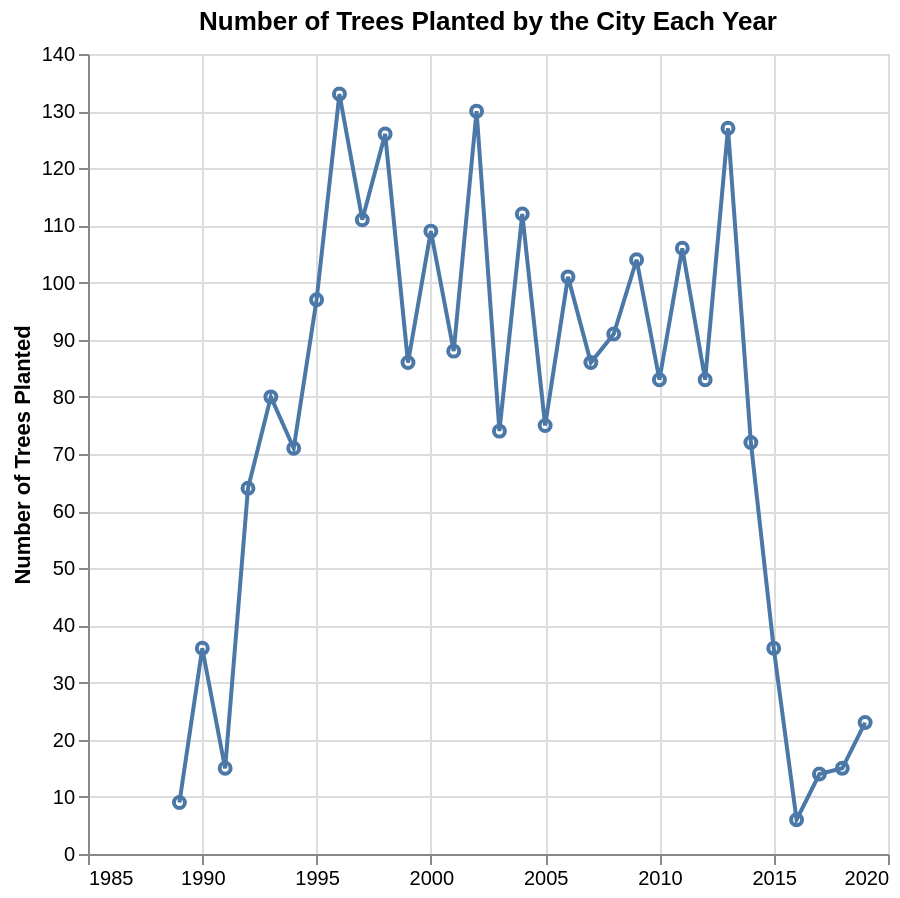

Source (notebook cell):
### Markdown cell above
### Q4. Does the city plant a consistent number of trees over the years?

To answer this question, a timeline line chart indicating the year and the number of trees planted is most likely the best visualization.  A tooltip is created to show the Year and the number of trees planted for easier reference.  

To get a better sense of the data distribution, we will filter out the trees where the date was unknown and imputed with a date of 1980.

### Code cell
# Create the line chart.  No need to include the Year x-axis title.

tree_plant_line_chart = alt.Chart(van_trees_df[van_trees_df['Year'] > 1980]).mark_line().encode(
    alt.X('Year', title=None, axis=alt.Axis(format='d')),
    alt.Y('count()', title='Number of Trees Planted')
).properties(height=400, width=400, title='Number of Trees Planted by the City Each Year')

# Add a point for each year to better illustrate the trend.

tree_plant_line_points_chart = tree_plant_line_chart + tree_plant_line_chart.mark_point().encode(tooltip=['Year', 'count()'])

tree_plant_line_points_chart

### Figure 1 — Vega-Lite specification as saved in the notebook (floating-point values rounded to 4 significant figures; data arrays with more than 128 entries replaced by an {"elided": "..."} marker saying what was removed)
{"config": {"view": {"continuousWidth": 400, "continuousHeight": 300}}, "layer": [{"mark": "line", "encoding": {"x": {"type": "quantitative", "axis": {"format": "d"}, "field": "Year", "title": null}, "y": {"type": "quantitative", "aggregate": "count", "title": "Number of Trees Planted"}}, "height": 400, "title": "Number of Trees Planted by the City Each Year", "width": 400}, {"mark": "point", "encoding": {"tooltip": [{"type": "quantitative", "field": "Year"}, {"type": "quantitative", "aggregate": "count"}], "x": {"type": "quantitative", "axis": {"format": "d"}, "field": "Year", "title": null}, "y": {"type": "quantitative", "aggregate": "count", "title": "Number of Trees Planted"}}, "height": 400, "title": "Number of Trees Planted by the City Each Year", "width": 400}], "data": {"name": "data-80789a5d58ecb03361ba8ac9c449f75d"}, "$schema": "https://vega.github.io/schema/vega-lite/v4.8.1.json", "datasets": {"data-80789a5d58ecb03361ba8ac9c449f75d": {"elided": "2363 records"}}}
